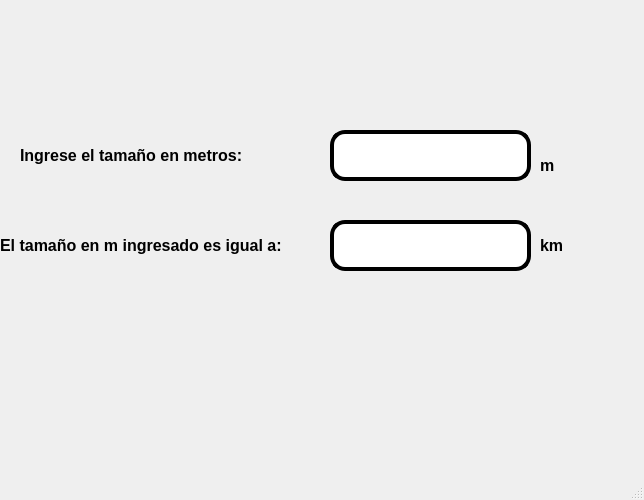
<?xml version="1.0" encoding="UTF-8"?>
<ui version="4.0">
 <class>MainWindow</class>
 <widget class="QMainWindow" name="MainWindow">
  <property name="geometry">
   <rect>
    <x>0</x>
    <y>0</y>
    <width>644</width>
    <height>500</height>
   </rect>
  </property>
  <property name="windowTitle">
   <string>MainWindow</string>
  </property>
  <widget class="QWidget" name="centralwidget">
   <widget class="QLabel" name="label_4">
    <property name="geometry">
     <rect>
      <x>430</x>
      <y>370</y>
      <width>171</width>
      <height>81</height>
     </rect>
    </property>
    <property name="styleSheet">
     <string notr="true"/>
    </property>
    <property name="text">
     <string/>
    </property>
    <property name="pixmap">
     <pixmap resource="../../Archivos/Recursos.qrc">:/Ejercicios/8s85l9yb14k81.png</pixmap>
    </property>
    <property name="scaledContents">
     <bool>true</bool>
    </property>
   </widget>
   <widget class="QLabel" name="label_5">
    <property name="geometry">
     <rect>
      <x>20</x>
      <y>140</y>
      <width>331</width>
      <height>31</height>
     </rect>
    </property>
    <property name="font">
     <font>
      <pointsize>12</pointsize>
      <weight>75</weight>
      <bold>true</bold>
     </font>
    </property>
    <property name="text">
     <string>Ingrese el tamaño en metros:</string>
    </property>
   </widget>
   <widget class="QLineEdit" name="txt_km">
    <property name="geometry">
     <rect>
      <x>330</x>
      <y>220</y>
      <width>201</width>
      <height>51</height>
     </rect>
    </property>
    <property name="font">
     <font>
      <pointsize>24</pointsize>
     </font>
    </property>
    <property name="styleSheet">
     <string notr="true">border: 4px solid black;
border-radius: 15px;</string>
    </property>
    <property name="alignment">
     <set>Qt::AlignCenter</set>
    </property>
   </widget>
   <widget class="QLabel" name="label">
    <property name="geometry">
     <rect>
      <x>20</x>
      <y>20</y>
      <width>121</width>
      <height>101</height>
     </rect>
    </property>
    <property name="text">
     <string/>
    </property>
    <property name="pixmap">
     <pixmap>:/Logos/logo uat.png</pixmap>
    </property>
    <property name="scaledContents">
     <bool>true</bool>
    </property>
   </widget>
   <widget class="QLabel" name="label_2">
    <property name="geometry">
     <rect>
      <x>510</x>
      <y>20</y>
      <width>91</width>
      <height>91</height>
     </rect>
    </property>
    <property name="text">
     <string/>
    </property>
    <property name="pixmap">
     <pixmap resource="../../Archivos/Recursos.qrc">:/Logos/logo fit.png</pixmap>
    </property>
    <property name="scaledContents">
     <bool>true</bool>
    </property>
   </widget>
   <widget class="QLabel" name="label_3">
    <property name="geometry">
     <rect>
      <x>10</x>
      <y>20</y>
      <width>211</width>
      <height>81</height>
     </rect>
    </property>
    <property name="text">
     <string/>
    </property>
    <property name="pixmap">
     <pixmap resource="../../Archivos/Recursos.qrc">:/Logos/log_uat_nuevo.png</pixmap>
    </property>
    <property name="scaledContents">
     <bool>true</bool>
    </property>
   </widget>
   <widget class="QLabel" name="label_6">
    <property name="geometry">
     <rect>
      <x>0</x>
      <y>220</y>
      <width>331</width>
      <height>51</height>
     </rect>
    </property>
    <property name="font">
     <font>
      <pointsize>12</pointsize>
      <weight>75</weight>
      <bold>true</bold>
     </font>
    </property>
    <property name="text">
     <string>El tamaño en m ingresado es igual a:</string>
    </property>
   </widget>
   <widget class="QLabel" name="label_7">
    <property name="geometry">
     <rect>
      <x>540</x>
      <y>150</y>
      <width>331</width>
      <height>31</height>
     </rect>
    </property>
    <property name="font">
     <font>
      <pointsize>12</pointsize>
      <weight>75</weight>
      <bold>true</bold>
     </font>
    </property>
    <property name="text">
     <string>m</string>
    </property>
   </widget>
   <widget class="QLabel" name="label_8">
    <property name="geometry">
     <rect>
      <x>540</x>
      <y>230</y>
      <width>331</width>
      <height>31</height>
     </rect>
    </property>
    <property name="font">
     <font>
      <pointsize>12</pointsize>
      <weight>75</weight>
      <bold>true</bold>
     </font>
    </property>
    <property name="text">
     <string>km</string>
    </property>
   </widget>
   <widget class="QLineEdit" name="txt_m">
    <property name="geometry">
     <rect>
      <x>330</x>
      <y>130</y>
      <width>201</width>
      <height>51</height>
     </rect>
    </property>
    <property name="font">
     <font>
      <pointsize>24</pointsize>
     </font>
    </property>
    <property name="styleSheet">
     <string notr="true">border: 4px solid black;
border-radius: 15px;</string>
    </property>
    <property name="alignment">
     <set>Qt::AlignCenter</set>
    </property>
   </widget>
  </widget>
  <widget class="QMenuBar" name="menubar">
   <property name="geometry">
    <rect>
     <x>0</x>
     <y>0</y>
     <width>644</width>
     <height>21</height>
    </rect>
   </property>
  </widget>
  <widget class="QStatusBar" name="statusbar"/>
 </widget>
 <resources>
  <include location="../../Archivos/Recursos.qrc"/>
 </resources>
 <connections/>
</ui>
